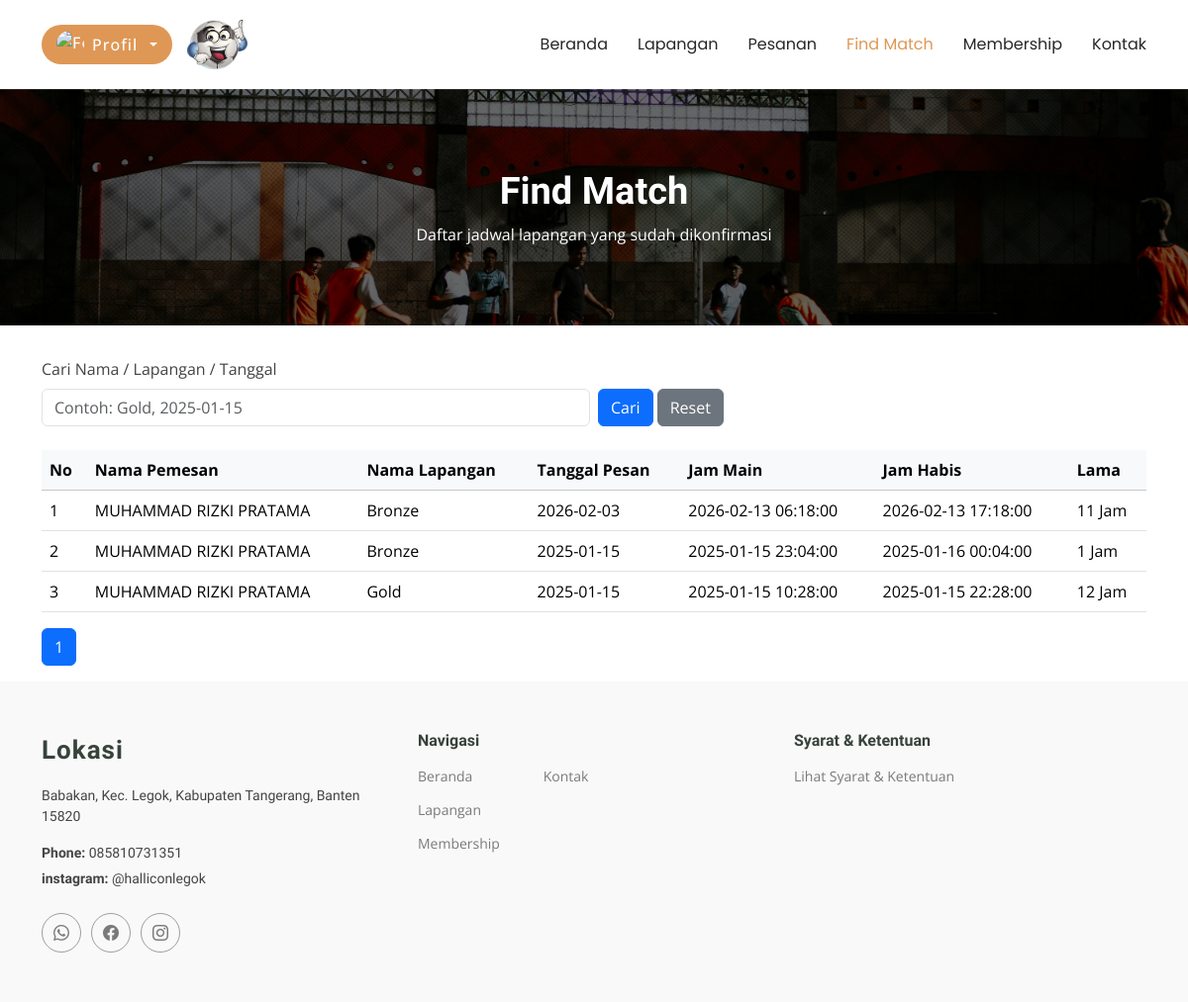
Page /user/find_match.php (signed in) on the committed database.
### tables this page shows
CREATE TABLE `sewa_212279` (
  `212279_id_sewa` int(11) NOT NULL,
  `212279_id_user` int(11) NOT NULL,
  `212279_id_lapangan` int(11) NOT NULL,
  `212279_tanggal_pesan` date NOT NULL,
  `212279_lama_sewa` int(11) NOT NULL,
  `212279_jam_mulai` datetime NOT NULL,
  `212279_jam_habis` datetime NOT NULL,
  `212279_harga` int(11) NOT NULL,
  `212279_total` int(11) NOT NULL
);

CREATE TABLE `user_212279` (
  `212279_id_user` int(11) NOT NULL,
  `212279_email` varchar(50) NOT NULL,
  `212279_password` varchar(32) NOT NULL,
  `212279_no_handphone` varchar(20) NOT NULL,
  `212279_jenis_kelamin` varchar(10) NOT NULL,
  `212279_nama_lengkap` varchar(60) NOT NULL,
  `212279_alamat` text NOT NULL,
  `212279_foto` text NOT NULL
);

CREATE TABLE `lapangan_212279` (
  `212279_id_lapangan` int(11) NOT NULL,
  `212279_nama` varchar(35) NOT NULL,
  `212279_keterangan` text NOT NULL,
  `212279_harga` int(11) NOT NULL,
  `212279_foto` text NOT NULL
);

### functions.php (called while the page is built, shortened)
<?php
$conn = mysqli_connect("localhost", "root", "", "dbfutsal");
function query($query)
{
  global $conn;
  $result = mysqli_query($conn, $query);
  $rows = [];
  while ($row = mysqli_fetch_assoc($result)) {
    $rows[] = $row;
  }
  return $rows;
}

### user/find_match.php (the view, shortened to what this page needs)
<?php
require "../functions.php";
$loggedIn = isset($_SESSION['role']);
$profil = null;
if ($loggedIn) {
  $id_user = $_SESSION["id_user"];
  $profil = query("SELECT * FROM user_212279 WHERE 212279_id_user = '$id_user'")[0];
}
$search = isset($_GET['search']) ? trim($_GET['search']) : '';
$jmlHalamanPerData = 10;
$baseQuery = "FROM sewa_212279
JOIN user_212279 ON sewa_212279.212279_id_user = user_212279.212279_id_user
JOIN lapangan_212279 ON sewa_212279.212279_id_lapangan = lapangan_212279.212279_id_lapangan
LEFT JOIN bayar_212279 ON sewa_212279.212279_id_sewa = bayar_212279.212279_id_sewa
WHERE IFNULL(bayar_212279.212279_konfirmasi,'Belum') = 'Terkonfirmasi'";
$jumlahData = count(query("SELECT sewa_212279.212279_id_sewa $baseQuery"));
$jmlHalaman = max(1, ceil($jumlahData / $jmlHalamanPerData));
$halamanAktif = isset($_GET['halaman']) ? max(1, intval($_GET['halaman'])) : 1;
$halamanAktif = min($halamanAktif, $jmlHalaman);
$awalData = ($jmlHalamanPerData * $halamanAktif) - $jmlHalamanPerData;
$match = query("SELECT sewa_212279.212279_id_sewa,
  user_212279.212279_nama_lengkap,
  lapangan_212279.212279_nama,
  sewa_212279.212279_tanggal_pesan,
  sewa_212279.212279_jam_mulai,
  sewa_212279.212279_jam_habis,
  sewa_212279.212279_lama_sewa
  $baseQuery
  ORDER BY sewa_212279.212279_jam_mulai DESC
  LIMIT $awalData, $jmlHalamanPerData");
$queryParams = [];
?>
<!DOCTYPE html>
<html lang="en">
<head>
  <link href="../assets/vendor/bootstrap/css/bootstrap.min.css" rel="stylesheet">
  <link href="../assets/vendor/bootstrap-icons/bootstrap-icons.css" rel="stylesheet">
  <link href="../assets/vendor/aos/aos.css" rel="stylesheet">
  <link href="../assets/vendor/glightbox/css/glightbox.min.css" rel="stylesheet">
  <link href="../assets/vendor/swiper/swiper-bundle.min.css" rel="stylesheet">
  <link href="../assets/css/main.css" rel="stylesheet">
</head>
<body class="index-page">
  <header id="header" class="header d-flex align-items-center sticky-top">
    <div class="container-fluid container-xl position-relative d-flex align-items-center">
      <a href="#" class="logo d-flex align-items-center me-auto">
        <img src="../assets/img/WhatsApp Image 2025-01-15 at 23.09.18_f546f133.jpg" alt="">
      </a>
      <nav id="navmenu" class="navmenu">
        <ul>
          <li><a href="../index.php">Beranda<br></a></li>
          <li><a href="lapangan.php">Lapangan</a></li>
          <?php if ($loggedIn) : ?>
            <li>
              <a href="pesanan.php">Pesanan</a>
            </li>
          <?php endif; ?>
          <li><a href="find_match.php" class="active">Find Match</a></li>
          <li><a href="membership.php">Membership</a></li>
          <li><a href="../kontak.php">Kontak</a></li>
        </ul>
      </nav>
      <?php if ($loggedIn) : ?>
        <div class="dropdown">
          <a class="btn-getstarted dropdown-toggle profile-trigger" href="#" role="button" data-bs-toggle="dropdown" aria-expanded="false">
            <img src="../img/<?= $profil["212279_foto"]; ?>" alt="Foto Profil" class="profile-thumb">
            <span>Profil</span>
          </a>
        </div>
      <?php else : ?>
        <a href="../login.php" class="btn-getstarted" type="submit">
          <i class="bi bi-box-arrow-in-right"></i> Login
        </a>
      <?php endif; ?>
    </div>
  </header>
  <main class="main">
    <div class="page-title" data-aos="fade">
      <img src="../assets/img/photo-1630420598913-44208d36f9af.jpg" alt="">
      <div class="heading">
        <div class="container">
          <div class="row d-flex justify-content-center text-center">
            <div class="col-lg-8">
              <h1>Find Match</h1>
              <p class="mb-0">Daftar jadwal lapangan yang sudah dikonfirmasi</p>
            </div>
          </div>
        </div>
      </div>
    </div>
    <div class="container">
      <form method="get" class="row g-2 align-items-end mt-4">
        <div class="col-md-6">
          <label class="form-label">Cari Nama / Lapangan / Tanggal</label>
          <input type="text" name="search" class="form-control" value="<?= htmlspecialchars($search); ?>" placeholder="Contoh: Gold, 2025-01-15">
        </div>
        <div class="col-md-3">
          <button type="submit" class="btn btn-primary">Cari</button>
          <a href="find_match.php" class="btn btn-secondary">Reset</a>
        </div>
      </form>
      <div class="table-responsive mt-4">
        <table class="table table-hover">
          <thead class="table-light">
            <tr>
              <th scope="col">No</th>
              <th scope="col">Nama Pemesan</th>
              <th scope="col">Nama Lapangan</th>
              <th scope="col">Tanggal Pesan</th>
              <th scope="col">Jam Main</th>
              <th scope="col">Jam Habis</th>
              <th scope="col">Lama</th>
            </tr>
          </thead>
          <tbody>
            <?php if (empty($match)) : ?>
              <tr>
                <td colspan="7" class="text-center">Belum ada match terkonfirmasi.</td>
              </tr>
            <?php else : ?>
              <?php $i = $awalData + 1; ?>
              <?php foreach ($match as $row) : ?>
                <tr>
                  <td><?= $i++; ?></td>
                  <td><?= $row["212279_nama_lengkap"]; ?></td>
                  <td><?= $row["212279_nama"]; ?></td>
                  <td><?= $row["212279_tanggal_pesan"]; ?></td>
                  <td><?= $row["212279_jam_mulai"]; ?></td>
                  <td><?= $row["212279_jam_habis"]; ?></td>
                  <td><?= $row["212279_lama_sewa"]; ?> Jam</td>
                </tr>
              <?php endforeach; ?>
            <?php endif; ?>
          </tbody>
        </table>
      </div>
      <ul class="pagination">
        <?php
        $baseLink = http_build_query($queryParams);
        $pagePrefix = $baseLink ? $baseLink . '&' : '';
        ?>
        <?php for ($i = 1; $i <= $jmlHalaman; $i++) : ?>
          <?php if ($i == $halamanAktif) : ?>
            <li class="page-item active"><a class="page-link" href="?<?= $pagePrefix; ?>halaman=<?= $i; ?>"><?= $i; ?></a></li>
          <?php else : ?>
            <li class="page-item"><a class="page-link" href="?<?= $pagePrefix; ?>halaman=<?= $i; ?>"><?= $i; ?></a></li>
          <?php endif; ?>
        <?php endfor; ?>
      </ul>
    </div>
  </main>
  <footer id="footer" class="footer position-relative light-background">
    <div class="container footer-top">
      <div class="row gy-4">
        <div class="col-6 col-lg-4 col-md-6 footer-about">
          <a href="index.html" class="logo d-flex align-items-center">
            <span class="sitename">Lokasi</span>
          </a>
          <div class="footer-contact pt-3">
            <p>Babakan, Kec. Legok, Kabupaten Tangerang, Banten 15820</p>
            <p class="mt-3"><strong>Phone:</strong> <span>085810731351</span></p>
            <p><strong>instagram:</strong> <span>@halliconlegok</span></p>
          </div>
          <div class="social-links d-flex mt-4">
            <a href=""><i class="bi bi-whatsapp"></i></a>
            <a href=""><i class="bi bi-facebook"></i></a>
            <a href=""><i class="bi bi-instagram"></i></a>
          </div>
        </div>
        <div class=" col-6 col-lg-4 col-md-6 footer-links">
          <h4>Navigasi</h4>
          <div class="row">
            <div class="col-6 col-lg-4">
              <ul>
                <li><a href="../index.php">Beranda</a></li>
                <li><a href="lapangan.php">Lapangan</a></li>
                <li><a href="membership.php">Membership</a></li>
              </ul>
            </div>
            <div class="col-6 col-lg-4">
              <ul>
                <li><a href="../kontak.php">Kontak</a></li>
              </ul>
            </div>
          </div>
        </div>
        <div class="col-6 col-lg-4 col-md-6 footer-links">
          <h4>Syarat & Ketentuan</h4>
          <ul>
            <li><a href="#">Lihat Syarat & Ketentuan</a></li>
          </ul>
        </div>
      </div>
    </div>
  </footer>
</body>
</html>

### rows in the picture
sewa_212279: user_212279.212279_nama_lengkap "MUHAMMAD RIZKI PRATAMA", lapangan_212279.212279_nama "Bronze", 212279_tanggal_pesan "2026-02-03", 212279_jam_mulai "2026-02-13 06:18:00", 212279_jam_habis "2026-02-13 17:18:00", 212279_lama_sewa "11"
sewa_212279: user_212279.212279_nama_lengkap "MUHAMMAD RIZKI PRATAMA", lapangan_212279.212279_nama "Bronze", 212279_tanggal_pesan "2025-01-15", 212279_jam_mulai "2025-01-15 23:04:00", 212279_jam_habis "2025-01-16 00:04:00", 212279_lama_sewa "1"
sewa_212279: user_212279.212279_nama_lengkap "MUHAMMAD RIZKI PRATAMA", lapangan_212279.212279_nama "Gold", 212279_tanggal_pesan "2025-01-15", 212279_jam_mulai "2025-01-15 10:28:00", 212279_jam_habis "2025-01-15 22:28:00", 212279_lama_sewa "12"
